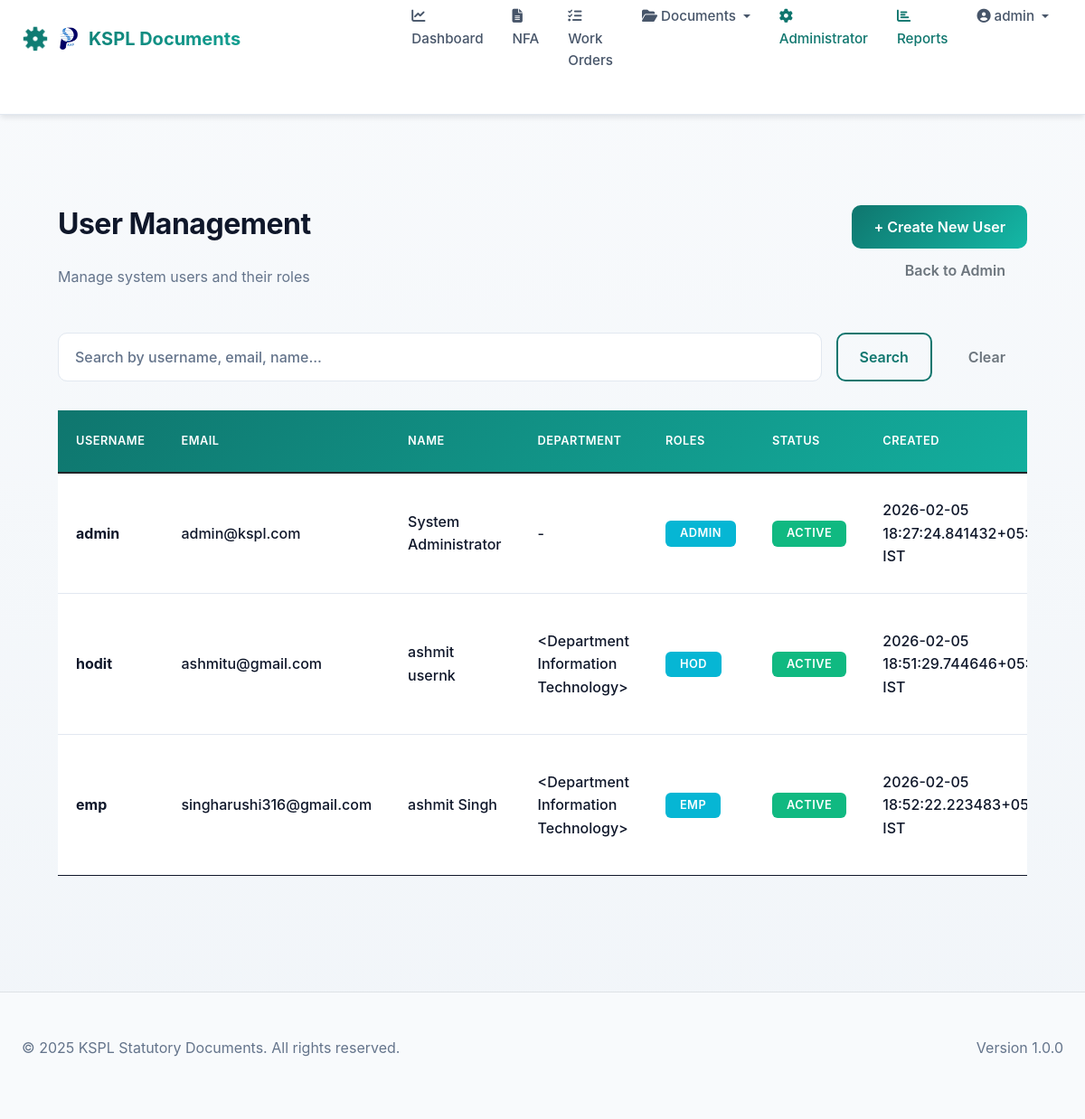
Page /admin/users (signed in) on the committed database.
### models/__init__.py (models this page shows, shortened)
class User(UserMixin, db.Model):
    __tablename__ = 'users'
    id = db.Column(db.Integer, primary_key=True)
    username = db.Column(db.String(120), unique=True, nullable=False)
    email = db.Column(db.String(120), unique=True, nullable=False)
    password_hash = db.Column(db.String(255), nullable=False)
    first_name = db.Column(db.String(120))
    last_name = db.Column(db.String(120))
    department_id = db.Column(db.Integer, db.ForeignKey('departments.id'))
    is_active = db.Column(db.Boolean, default=True)
    created_at = db.Column(db.DateTime, default=datetime.utcnow)
    roles = db.relationship('Role', secondary='user_roles', backref=db.backref('users', lazy='dynamic'))
    department = db.relationship('Department', backref='users')
    def has_role(self, role_name):
        return any(role.name == role_name for role in self.roles)

class Role(db.Model):
    __tablename__ = 'roles'
    id = db.Column(db.Integer, primary_key=True)
    name = db.Column(db.String(120), unique=True, nullable=False)
    description = db.Column(db.Text)
    permissions = db.relationship('Permission', secondary='role_permissions', backref=db.backref('roles', lazy='dynamic'))

class Department(db.Model):
    __tablename__ = 'departments'
    id = db.Column(db.Integer, primary_key=True)
    name = db.Column(db.String(255), unique=True, nullable=False)
    code = db.Column(db.String(50), unique=True, nullable=False)
    description = db.Column(db.Text)
    status = db.Column(db.String(50), default='Active')
    created_at = db.Column(db.DateTime, default=datetime.utcnow)
    updated_at = db.Column(db.DateTime, default=datetime.utcnow, onupdate=datetime.utcnow)
    def __repr__(self):
        return f'<Department {self.name}>'

### routes/admin.py (the view, shortened to what this page needs)
@admin_bp.route('/users', methods=['GET'])
@login_required
@require_role('admin')
def user_list():
    page = request.args.get('page', 1, type=int)
    search = request.args.get('search', '', type=str)
    query = User.query
    users = query.paginate(page=page, per_page=20)
    return render_template('admin/user_list.html', users=users, search=search)

### utils/__init__.py (called while the page is built)
def require_role(role_name):
    def decorator(f):
        @wraps(f)
        def decorated_function(*args, **kwargs):
            if not current_user.is_authenticated:
                abort(401)
            user_role_names = [role.name for role in current_user.roles]
            if role_name not in user_role_names:
                abort(403)
            return f(*args, **kwargs)
        return decorated_function
    return decorator

### templates/admin/user_list.html (shortened to what this page needs)
{% extends "index.html" %}
{% block content %}
<div class="container-fluid mt-4">
    <div class="row mb-4">
        <div class="col-md-8">
            <h2>User Management</h2>
            <p class="text-muted">Manage system users and their roles</p>
        </div>
        <div class="col-md-4 text-end">
            <a href="{{ url_for('admin.user_create') }}" class="btn btn-primary">+ Create New User</a>
            <a href="{{ url_for('admin.admin_dashboard') }}" class="btn btn-outline-secondary">Back to Admin</a>
        </div>
    </div>
    <div class="row mb-4">
        <div class="col-md-12">
            <form method="GET" class="d-flex gap-2">
                <input type="text" name="search" class="form-control" placeholder="Search by username, email, name..." value="{{ search }}">
                <button type="submit" class="btn btn-outline-primary">Search</button>
                <a href="{{ url_for('admin.user_list') }}" class="btn btn-outline-secondary">Clear</a>
            </form>
        </div>
    </div>
    <div class="table-responsive">
        <table class="table">
            <thead>
                <tr>
                    <th>Username</th>
                    <th>Email</th>
                    <th>Name</th>
                    <th>Department</th>
                    <th>Roles</th>
                    <th>Status</th>
                    <th>Created</th>
                </tr>
            </thead>
            <tbody>
                {% for user in users.items %}
                <tr>
                    <td><strong>{{ user.username }}</strong></td>
                    <td>{{ user.email }}</td>
                    <td>{{ user.first_name }} {{ user.last_name }}</td>
                    <td>{{ user.department or '-' }}</td>
                    <td>
                        {% for role in user.roles %}
                        <span class="badge bg-info">{{ role.name }}</span>
                        {% endfor %}
                    </td>
                    <td>
                        {% if user.is_active %}
                        <span class="badge bg-success">Active</span>
                        {% else %}
                        <span class="badge bg-danger">Inactive</span>
                        {% endif %}
                    </td>
                    <td>{{ user.created_at|to_ist|default('N/A') }} IST</td>
                </tr>
                {% else %}
                <tr>
                    <td colspan="7" class="text-center text-muted py-4">No users found</td>
                </tr>
                {% endfor %}
            </tbody>
        </table>
    </div>
</div>
{% endblock %}

### templates/index.html (shortened to what this page needs)
<!DOCTYPE html>
<html lang="en">
<head>
    <link href="https://cdn.jsdelivr.net/npm/bootstrap@5.1.3/dist/css/bootstrap.min.css" rel="stylesheet">
    <link rel="stylesheet" href="https://cdnjs.cloudflare.com/ajax/libs/font-awesome/6.4.0/css/all.min.css">
    <link rel="stylesheet" href="https://cdnjs.cloudflare.com/ajax/libs/tempusdominus-bootstrap-4/5.39.0/css/tempusdominus-bootstrap-4.min.css" />
    <link rel="stylesheet" href="{{ url_for('static', filename='main.css') }}">
</head>
<body>
    <nav class="navbar navbar-expand-lg navbar-light" style="padding: initial;">
        <div class="container-fluid px-4">
            <a class="navbar-brand d-flex align-items-center" href="{% if current_user.is_authenticated %}{% if current_user.has_role('admin') %}{{ url_for('admin.admin_dashboard') }}{% else %}{{ url_for('main.dashboard') }}{% endif %}{% else %}{{ url_for('auth.login') }}{% endif %}" style="gap: 12px;">
                <img style="max-width: 5%; height: auto;" src="{{ url_for('static', filename='images/ksp-logo.png') }}" alt="KSP Logo" height="40" class="img-fluid">
                <span>KSPL Documents</span>
            </a>
            <div class="collapse navbar-collapse" id="navbarNav">
                <ul class="navbar-nav ms-auto">
                    {% if current_user.is_authenticated %}
                        <li class="nav-item">
                            <a class="nav-link" href="{{ url_for('main.dashboard') }}">
                                <i class="fas fa-chart-line me-1"></i>Dashboard
                            </a>
                        </li>
                        <li class="nav-item">
                            <a class="nav-link" href="{{ url_for('main.nfa_list') }}">
                                <i class="fas fa-file-alt me-1"></i>NFA
                            </a>
                        </li>
                        <li class="nav-item">
                            <a class="nav-link" href="{{ url_for('main.work_order_list') }}">
                                <i class="fas fa-tasks me-1"></i>Work Orders
                            </a>
                        </li>
                        <li class="nav-item dropdown">
                            <a class="nav-link dropdown-toggle" href="#" id="documentsDropdown" role="button" data-bs-toggle="dropdown" aria-expanded="false">
                                <i class="fas fa-folder-open me-1"></i>Documents
                            </a>
                        </li>
                        <li class="nav-item">
                            <a class="nav-link text-primary" href="{{ url_for('admin.admin_dashboard') }}">
                                <i class="fas fa-cog me-1"></i>Administrator
                            </a>
                        </li>
                        <li class="nav-item">
                            <a class="nav-link text-primary" href="{{ url_for('admin.reports') }}">
                                <i class="fas fa-chart-bar me-1"></i>Reports
                            </a>
                        </li>
                        <li class="nav-item dropdown">
                            <a class="nav-link dropdown-toggle" href="#" id="userDropdown" role="button" data-bs-toggle="dropdown" aria-expanded="false">
                                <i class="fas fa-user-circle me-1"></i>{{ current_user.username }}
                            </a>
                        </li>
                    {% else %}
                        <li class="nav-item">
                            <a class="nav-link" href="{{ url_for('auth.login') }}">
                                <i class="fas fa-sign-in-alt me-1"></i>Login
                            </a>
                        </li>
                    {% endif %}
                </ul>
            </div>
        </div>
    </nav>
    <div class="container-fluid">
        {% block content %}{% endblock %}
    </div>
    <footer class="bg-light border-top mt-5 py-4">
        <div class="container-fluid px-4">
            <div class="row">
                <div class="col-md-6">
                    <p class="text-muted mb-0">© 2025 KSPL Statutory Documents. All rights reserved.</p>
                </div>
                <div class="col-md-6 text-md-end">
                    <p class="text-muted mb-0">Version 1.0.0</p>
                </div>
            </div>
        </div>
    </footer>
</body>
</html>

### rows in the picture
User: username "admin", email "admin@kspl.com", first_name "System", last_name "Administrator", department "-", is_active "ACTIVE", created_at|to_ist "2026-02-05…"
Role: name "ADMIN"
User: username "hodit", email "ashmitu@gmail.com", first_name "ashmit", last_name "usernk", name "<Department Information Technology>", is_active "ACTIVE", created_at|to_ist "2026-02-05…"
Role: name "HOD"
User: username "emp", email "singharushi316@gmail.com", first_name "ashmit", last_name "Singh", name "<Department Information Technology>", is_active "ACTIVE", created_at|to_ist "2026-02-05…"
Role: name "EMP"
